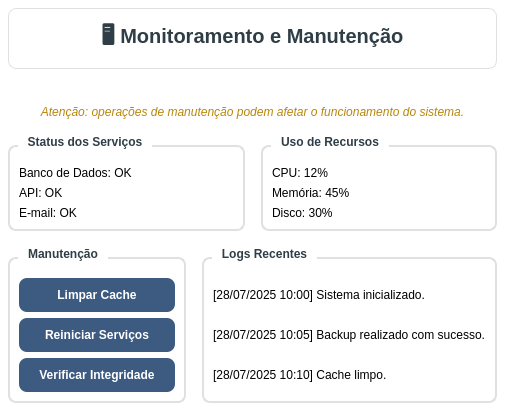
<?xml version="1.0" encoding="UTF-8"?>
<ui version="4.0">
 <class>MonitorAdmin</class>
 <widget class="QWidget" name="MonitorAdmin">
  <property name="windowTitle">
   <string>Monitoramento e Manutenção</string>
  </property>
  <property name="styleSheet">
   <string notr="true">
    QWidget {
        background-color: #fff;
        font-family: 'Segoe UI';
    }
    QLabel#titulo {
        font-size: 20px;
        font-weight: bold;
        color: #2F3E46;
        padding: 12px;
        background-color: white;
        border-radius: 8px;
        border: 1px solid #e0e0e0;
        margin-bottom: 16px;
    }
    QGroupBox {
        font-weight: bold;
        font-size: 12px;
        color: #2F3E46;
        border: 2px solid #e0e0e0;
        border-radius: 8px;
        margin-top: 10px;
        padding-top: 10px;
        background-color: white;
    }
    QGroupBox::title {
        subcontrol-origin: margin;
        left: 10px;
        padding: 0 8px 0 8px;
        background-color: white;
    }
    QPushButton {
        background-color: #3D5A80;
        color: white;
        border: none;
        border-radius: 8px;
        padding: 10px 20px;
        font-weight: bold;
        font-size: 12px;
        min-width: 100px;
    }
    QPushButton:hover {
        background-color: #2E4A66;
    }
    QPushButton:pressed {
        background-color: #1D3557;
    }
    QLabel#alerta {
        color: #b8860b;
        font-size: 12px;
        font-style: italic;
        margin-top: 4px;
    }
   </string>
  </property>
  <layout class="QVBoxLayout" name="mainLayout">
   <property name="spacing">
    <number>16</number>
   </property>
   <property name="leftMargin">
    <number>8</number>
   </property>
   <property name="topMargin">
    <number>8</number>
   </property>
   <property name="rightMargin">
    <number>8</number>
   </property>
   <property name="bottomMargin">
    <number>8</number>
   </property>
   <item>
    <widget class="QLabel" name="titulo">
     <property name="text">
      <string>🖥️ Monitoramento e Manutenção</string>
     </property>
     <property name="alignment">
      <set>Qt::AlignCenter</set>
     </property>
    </widget>
   </item>
   <item>
    <widget class="QLabel" name="alerta">
     <property name="text">
      <string>Atenção: operações de manutenção podem afetar o funcionamento do sistema.</string>
     </property>
     <property name="alignment">
      <set>Qt::AlignCenter</set>
     </property>
    </widget>
   </item>
   <item>
    <layout class="QHBoxLayout" name="painelStatusLayout">
     <item>
      <widget class="QGroupBox" name="groupStatusServicos">
       <property name="title">
        <string>Status dos Serviços</string>
       </property>
       <layout class="QVBoxLayout" name="statusServicosLayout">
        <item>
         <widget class="QLabel" name="lblStatusBanco">
          <property name="text">
           <string>Banco de Dados: OK</string>
          </property>
         </widget>
        </item>
        <item>
         <widget class="QLabel" name="lblStatusApi">
          <property name="text">
           <string>API: OK</string>
          </property>
         </widget>
        </item>
        <item>
         <widget class="QLabel" name="lblStatusEmail">
          <property name="text">
           <string>E-mail: OK</string>
          </property>
         </widget>
        </item>
       </layout>
      </widget>
     </item>
     <item>
      <widget class="QGroupBox" name="groupRecursos">
       <property name="title">
        <string>Uso de Recursos</string>
       </property>
       <layout class="QVBoxLayout" name="recursosLayout">
        <item>
         <widget class="QLabel" name="lblCpu">
          <property name="text">
           <string>CPU: 12%</string>
          </property>
         </widget>
        </item>
        <item>
         <widget class="QLabel" name="lblMemoria">
          <property name="text">
           <string>Memória: 45%</string>
          </property>
         </widget>
        </item>
        <item>
         <widget class="QLabel" name="lblDisco">
          <property name="text">
           <string>Disco: 30%</string>
          </property>
         </widget>
        </item>
       </layout>
      </widget>
     </item>
    </layout>
   </item>
   <item>
    <layout class="QHBoxLayout" name="painelManutencaoLayout">
     <item>
      <widget class="QGroupBox" name="groupManutencao">
       <property name="title">
        <string>Manutenção</string>
       </property>
       <layout class="QVBoxLayout" name="manutencaoLayout">
        <item>
         <widget class="QPushButton" name="btnLimparCache">
          <property name="text">
           <string>Limpar Cache</string>
          </property>
         </widget>
        </item>
        <item>
         <widget class="QPushButton" name="btnReiniciarServicos">
          <property name="text">
           <string>Reiniciar Serviços</string>
          </property>
         </widget>
        </item>
        <item>
         <widget class="QPushButton" name="btnVerificarIntegridade">
          <property name="text">
           <string>Verificar Integridade</string>
          </property>
         </widget>
        </item>
       </layout>
      </widget>
     </item>
     <item>
      <widget class="QGroupBox" name="groupLogsRapidos">
       <property name="title">
        <string>Logs Recentes</string>
       </property>
       <layout class="QVBoxLayout" name="logsRapidosLayout">
        <item>
         <widget class="QLabel" name="lblLog1">
          <property name="text">
           <string>[28/07/2025 10:00] Sistema inicializado.</string>
          </property>
         </widget>
        </item>
        <item>
         <widget class="QLabel" name="lblLog2">
          <property name="text">
           <string>[28/07/2025 10:05] Backup realizado com sucesso.</string>
          </property>
         </widget>
        </item>
        <item>
         <widget class="QLabel" name="lblLog3">
          <property name="text">
           <string>[28/07/2025 10:10] Cache limpo.</string>
          </property>
         </widget>
        </item>
       </layout>
      </widget>
     </item>
    </layout>
   </item>
  </layout>
 </widget>
 <resources/>
 <connections/>
</ui>
